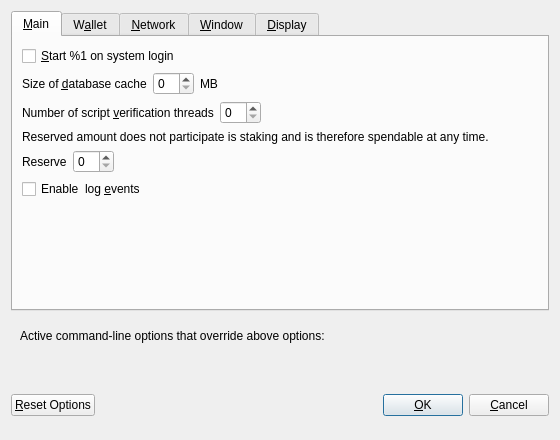
<?xml version="1.0" encoding="UTF-8"?>
<ui version="4.0">
 <class>OptionsDialog</class>
 <widget class="QDialog" name="OptionsDialog">
  <property name="geometry">
   <rect>
    <x>0</x>
    <y>0</y>
    <width>560</width>
    <height>440</height>
   </rect>
  </property>
  <property name="windowTitle">
   <string>Options</string>
  </property>
  <property name="modal">
   <bool>true</bool>
  </property>
  <layout class="QVBoxLayout" name="verticalLayout">
   <item>
    <widget class="QTabWidget" name="tabWidget">
     <property name="currentIndex">
      <number>0</number>
     </property>
     <widget class="QWidget" name="tabMain">
      <attribute name="title">
       <string>&amp;Main</string>
      </attribute>
      <layout class="QVBoxLayout" name="verticalLayout_Main">
       <item>
        <widget class="QCheckBox" name="bitcoinAtStartup">
         <property name="toolTip">
          <string>Automatically start %1 after logging in to the system.</string>
         </property>
         <property name="text">
          <string>&amp;Start %1 on system login</string>
         </property>
        </widget>
       </item>
       <item>
        <layout class="QHBoxLayout" name="horizontalLayout_2_Main">
         <item>
          <widget class="QLabel" name="databaseCacheLabel">
           <property name="text">
            <string>Size of &amp;database cache</string>
           </property>
           <property name="textFormat">
            <enum>Qt::PlainText</enum>
           </property>
           <property name="buddy">
            <cstring>databaseCache</cstring>
           </property>
          </widget>
         </item>
         <item>
          <widget class="QSpinBox" name="databaseCache"/>
         </item>
         <item>
          <widget class="QLabel" name="databaseCacheUnitLabel">
           <property name="text">
            <string>MB</string>
           </property>
           <property name="textFormat">
            <enum>Qt::PlainText</enum>
           </property>
          </widget>
         </item>
         <item>
          <spacer name="horizontalSpacer_2_Main">
           <property name="orientation">
            <enum>Qt::Horizontal</enum>
           </property>
           <property name="sizeHint" stdset="0">
            <size>
             <width>40</width>
             <height>20</height>
            </size>
           </property>
          </spacer>
         </item>
        </layout>
       </item>
       <item>
        <layout class="QHBoxLayout" name="horizontalLayout_3_Main">
         <item>
          <widget class="QLabel" name="threadsScriptVerifLabel">
           <property name="text">
            <string>Number of script &amp;verification threads</string>
           </property>
           <property name="textFormat">
            <enum>Qt::PlainText</enum>
           </property>
           <property name="buddy">
            <cstring>threadsScriptVerif</cstring>
           </property>
          </widget>
         </item>
         <item>
          <widget class="QSpinBox" name="threadsScriptVerif">
           <property name="toolTip">
            <string>(0 = auto, &lt;0 = leave that many cores free)</string>
           </property>
          </widget>
         </item>
         <item>
          <spacer name="horizontalSpacer_3_Main">
           <property name="orientation">
            <enum>Qt::Horizontal</enum>
           </property>
           <property name="sizeHint" stdset="0">
            <size>
             <width>40</width>
             <height>20</height>
            </size>
           </property>
          </spacer>
         </item>
        </layout>
       </item>
       <item>
        <widget class="QLabel" name="databaseCacheUnitLabel">
         <property name="text">
          <string>Reserved amount does not participate is staking and is therefore spendable at any time.</string>
         </property>
        </widget>
       </item>
       <item>
        <layout class="QHBoxLayout" name="horizontalLayoutReserveBalance">
         <item>
          <widget class="QLabel" name="reserveBalanceLabel">
           <property name="text">
            <string>Reserve</string>
           </property>
           <property name="textFormat">
            <enum>Qt::PlainText</enum>
           </property>
           <property name="buddy">
            <cstring>reserveBalance</cstring>
           </property>
          </widget>
         </item>
         <item>
          <widget class="BitcoinAmountField" name="reserveBalance"/>
         </item>
         <item>
          <spacer name="horizontalSpacerReserveBalance">
           <property name="orientation">
            <enum>Qt::Horizontal</enum>
           </property>
           <property name="sizeHint" stdset="0">
            <size>
             <width>40</width>
             <height>20</height>
            </size>
           </property>
          </spacer>
         </item>
        </layout>
       </item>
       <item>
        <widget class="QCheckBox" name="logEvents">
         <property name="text">
          <string>Enable  log &amp;events</string>
         </property>
        </widget>
       </item>
       <item>
        <spacer name="verticalSpacer_Main">
         <property name="orientation">
          <enum>Qt::Vertical</enum>
         </property>
         <property name="sizeHint" stdset="0">
          <size>
           <width>20</width>
           <height>40</height>
          </size>
         </property>
        </spacer>
       </item>
      </layout>
     </widget>
     <widget class="QWidget" name="tabWallet">
      <attribute name="title">
       <string>W&amp;allet</string>
      </attribute>
      <layout class="QVBoxLayout" name="verticalLayout_Wallet">
       <item>
        <widget class="QGroupBox" name="groupBox">
         <property name="title">
          <string>Expert</string>
         </property>
         <layout class="QVBoxLayout" name="verticalLayout_2">
          <item>
           <widget class="QCheckBox" name="coinControlFeatures">
            <property name="toolTip">
             <string>Whether to show coin control features or not.</string>
            </property>
            <property name="text">
             <string>Enable coin &amp;control features</string>
            </property>
           </widget>
          </item>
          <item>
           <widget class="QCheckBox" name="spendZeroConfChange">
            <property name="toolTip">
             <string>If you disable the spending of unconfirmed change, the change from a transaction cannot be used until that transaction has at least one confirmation. This also affects how your balance is computed.</string>
            </property>
            <property name="text">
             <string>&amp;Spend unconfirmed change</string>
            </property>
           </widget>
          </item>
          <item>
           <widget class="QCheckBox" name="zeroBalanceAddressToken">
            <property name="text">
             <string>Enable &amp;zero balance for receiver token address</string>
            </property>
           </widget>
          </item>
          <item>
           <widget class="QCheckBox" name="notUseChangeAddress">
            <property name="text">
             <string>Don't use change &amp;address</string>
            </property>
           </widget>
          </item>
         </layout>
        </widget>
       </item>
       <item>
        <spacer name="verticalSpacer_Wallet">
         <property name="orientation">
          <enum>Qt::Vertical</enum>
         </property>
         <property name="sizeHint" stdset="0">
          <size>
           <width>20</width>
           <height>40</height>
          </size>
         </property>
        </spacer>
       </item>
      </layout>
     </widget>
     <widget class="QWidget" name="tabNetwork">
      <attribute name="title">
       <string>&amp;Network</string>
      </attribute>
      <layout class="QVBoxLayout" name="verticalLayout_Network">
       <item>
        <widget class="QCheckBox" name="mapPortUpnp">
         <property name="toolTip">
          <string>Automatically open the VIPSTARCOIN client port on the router. This only works when your router supports UPnP and it is enabled.</string>
         </property>
         <property name="text">
          <string>Map port using &amp;UPnP</string>
         </property>
        </widget>
       </item>
       <item>
        <widget class="QCheckBox" name="allowIncoming">
         <property name="toolTip">
          <string>Accept connections from outside</string>
         </property>
         <property name="text">
          <string>Allow incoming connections</string>
         </property>
        </widget>
       </item>
       <item>
        <widget class="QCheckBox" name="connectSocks">
         <property name="toolTip">
          <string>Connect to the VIPSTARCOIN network through a SOCKS5 proxy.</string>
         </property>
         <property name="text">
          <string>&amp;Connect through SOCKS5 proxy (default proxy):</string>
         </property>
        </widget>
       </item>
       <item>
        <layout class="QHBoxLayout" name="horizontalLayout_1_Network">
         <item>
          <widget class="QLabel" name="proxyIpLabel">
           <property name="text">
            <string>Proxy &amp;IP:</string>
           </property>
           <property name="textFormat">
            <enum>Qt::PlainText</enum>
           </property>
           <property name="buddy">
            <cstring>proxyIp</cstring>
           </property>
          </widget>
         </item>
         <item>
          <widget class="QValidatedLineEdit" name="proxyIp">
           <property name="minimumSize">
            <size>
             <width>140</width>
             <height>0</height>
            </size>
           </property>
           <property name="maximumSize">
            <size>
             <width>140</width>
             <height>16777215</height>
            </size>
           </property>
           <property name="toolTip">
            <string>IP address of the proxy (e.g. IPv4: 127.0.0.1 / IPv6: ::1)</string>
           </property>
          </widget>
         </item>
         <item>
          <widget class="QLabel" name="proxyPortLabel">
           <property name="text">
            <string>&amp;Port:</string>
           </property>
           <property name="textFormat">
            <enum>Qt::PlainText</enum>
           </property>
           <property name="buddy">
            <cstring>proxyPort</cstring>
           </property>
          </widget>
         </item>
         <item>
          <widget class="QLineEdit" name="proxyPort">
           <property name="minimumSize">
            <size>
             <width>55</width>
             <height>0</height>
            </size>
           </property>
           <property name="maximumSize">
            <size>
             <width>55</width>
             <height>16777215</height>
            </size>
           </property>
           <property name="toolTip">
            <string>Port of the proxy (e.g. 9050)</string>
           </property>
          </widget>
         </item>
         <item>
          <spacer name="horizontalSpacer_1_Network">
           <property name="orientation">
            <enum>Qt::Horizontal</enum>
           </property>
           <property name="sizeHint" stdset="0">
            <size>
             <width>40</width>
             <height>20</height>
            </size>
           </property>
          </spacer>
         </item>
        </layout>
       </item>
       <item>
        <layout class="QHBoxLayout" name="horizontalLayout_2_Network">
         <item>
          <widget class="QLabel" name="proxyActiveNets">
           <property name="text">
            <string>Used for reaching peers via:</string>
           </property>
           <property name="textFormat">
            <enum>Qt::PlainText</enum>
           </property>
          </widget>
         </item>
         <item>
          <widget class="QCheckBox" name="proxyReachIPv4">
           <property name="enabled">
            <bool>false</bool>
           </property>
           <property name="toolTip">
            <string>Shows, if the supplied default SOCKS5 proxy is used to reach peers via this network type.</string>
           </property>
           <property name="text">
            <string/>
           </property>
          </widget>
         </item>
         <item>
          <widget class="QLabel" name="proxyReachIPv4Label">
           <property name="text">
            <string>IPv4</string>
           </property>
           <property name="textFormat">
            <enum>Qt::PlainText</enum>
           </property>
          </widget>
         </item>
         <item>
          <widget class="QCheckBox" name="proxyReachIPv6">
           <property name="enabled">
            <bool>false</bool>
           </property>
           <property name="toolTip">
            <string>Shows, if the supplied default SOCKS5 proxy is used to reach peers via this network type.</string>
           </property>
           <property name="text">
            <string/>
           </property>
          </widget>
         </item>
         <item>
          <widget class="QLabel" name="proxyReachIPv6Label">
           <property name="text">
            <string>IPv6</string>
           </property>
           <property name="textFormat">
            <enum>Qt::PlainText</enum>
           </property>
          </widget>
         </item>
         <item>
          <widget class="QCheckBox" name="proxyReachTor">
           <property name="enabled">
            <bool>false</bool>
           </property>
           <property name="toolTip">
            <string>Shows, if the supplied default SOCKS5 proxy is used to reach peers via this network type.</string>
           </property>
           <property name="text">
            <string/>
           </property>
          </widget>
         </item>
         <item>
          <widget class="QLabel" name="proxyReachTorLabel">
           <property name="text">
            <string>Tor</string>
           </property>
           <property name="textFormat">
            <enum>Qt::PlainText</enum>
           </property>
          </widget>
         </item>
         <item>
          <spacer name="horizontalSpacer_2_Network">
           <property name="orientation">
            <enum>Qt::Horizontal</enum>
           </property>
           <property name="sizeHint" stdset="0">
            <size>
             <width>40</width>
             <height>20</height>
            </size>
           </property>
          </spacer>
         </item>
        </layout>
       </item>
       <item>
        <widget class="QCheckBox" name="connectSocksTor">
         <property name="toolTip">
          <string>Connect to the VIPSTARCOIN network through a separate SOCKS5 proxy for Tor hidden services.</string>
         </property>
         <property name="text">
          <string>Use separate SOCKS5 proxy to reach peers via Tor hidden services:</string>
         </property>
        </widget>
       </item>
       <item>
        <layout class="QHBoxLayout" name="horizontalLayout_3_Network">
         <item>
          <widget class="QLabel" name="proxyIpTorLabel">
           <property name="text">
            <string>Proxy &amp;IP:</string>
           </property>
           <property name="textFormat">
            <enum>Qt::PlainText</enum>
           </property>
           <property name="buddy">
            <cstring>proxyIpTor</cstring>
           </property>
          </widget>
         </item>
         <item>
          <widget class="QValidatedLineEdit" name="proxyIpTor">
           <property name="minimumSize">
            <size>
             <width>140</width>
             <height>0</height>
            </size>
           </property>
           <property name="maximumSize">
            <size>
             <width>140</width>
             <height>16777215</height>
            </size>
           </property>
           <property name="toolTip">
            <string>IP address of the proxy (e.g. IPv4: 127.0.0.1 / IPv6: ::1)</string>
           </property>
          </widget>
         </item>
         <item>
          <widget class="QLabel" name="proxyPortTorLabel">
           <property name="text">
            <string>&amp;Port:</string>
           </property>
           <property name="textFormat">
            <enum>Qt::PlainText</enum>
           </property>
           <property name="buddy">
            <cstring>proxyPortTor</cstring>
           </property>
          </widget>
         </item>
         <item>
          <widget class="QLineEdit" name="proxyPortTor">
           <property name="minimumSize">
            <size>
             <width>55</width>
             <height>0</height>
            </size>
           </property>
           <property name="maximumSize">
            <size>
             <width>55</width>
             <height>16777215</height>
            </size>
           </property>
           <property name="toolTip">
            <string>Port of the proxy (e.g. 9050)</string>
           </property>
          </widget>
         </item>
         <item>
          <spacer name="horizontalSpacer_4_Network">
           <property name="orientation">
            <enum>Qt::Horizontal</enum>
           </property>
           <property name="sizeHint" stdset="0">
            <size>
             <width>40</width>
             <height>20</height>
            </size>
           </property>
          </spacer>
         </item>
        </layout>
       </item>
       <item>
        <spacer name="verticalSpacer_Network">
         <property name="orientation">
          <enum>Qt::Vertical</enum>
         </property>
         <property name="sizeHint" stdset="0">
          <size>
           <width>20</width>
           <height>40</height>
          </size>
         </property>
        </spacer>
       </item>
      </layout>
     </widget>
     <widget class="QWidget" name="tabWindow">
      <attribute name="title">
       <string>&amp;Window</string>
      </attribute>
      <layout class="QVBoxLayout" name="verticalLayout_Window">
       <item>
        <widget class="QCheckBox" name="hideTrayIcon">
         <property name="toolTip">
          <string>&amp;Hide the icon from the system tray.</string>
         </property>
         <property name="text">
          <string>Hide tray icon</string>
         </property>
        </widget>
       </item>
       <item>
        <widget class="QCheckBox" name="minimizeToTray">
         <property name="toolTip">
          <string>Show only a tray icon after minimizing the window.</string>
         </property>
         <property name="text">
          <string>&amp;Minimize to the tray instead of the taskbar</string>
         </property>
        </widget>
       </item>
       <item>
        <widget class="QCheckBox" name="minimizeOnClose">
         <property name="toolTip">
          <string>Minimize instead of exit the application when the window is closed. When this option is enabled, the application will be closed only after selecting Exit in the menu.</string>
         </property>
         <property name="text">
          <string>M&amp;inimize on close</string>
         </property>
        </widget>
       </item>
       <item>
        <spacer name="verticalSpacer_Window">
         <property name="orientation">
          <enum>Qt::Vertical</enum>
         </property>
         <property name="sizeHint" stdset="0">
          <size>
           <width>20</width>
           <height>40</height>
          </size>
         </property>
        </spacer>
       </item>
      </layout>
     </widget>
     <widget class="QWidget" name="tabDisplay">
      <attribute name="title">
       <string>&amp;Display</string>
      </attribute>
      <layout class="QVBoxLayout" name="verticalLayout_Display">
       <item>
        <layout class="QHBoxLayout" name="horizontalLayout_1_Display">
         <item>
          <widget class="QLabel" name="langLabel">
           <property name="text">
            <string>User Interface &amp;language:</string>
           </property>
           <property name="textFormat">
            <enum>Qt::PlainText</enum>
           </property>
           <property name="buddy">
            <cstring>lang</cstring>
           </property>
          </widget>
         </item>
         <item>
          <widget class="QValueComboBox" name="lang">
           <property name="toolTip">
            <string>The user interface language can be set here. This setting will take effect after restarting %1.</string>
           </property>
          </widget>
         </item>
        </layout>
       </item>
       <item>
        <layout class="QHBoxLayout" name="horizontalLayout_2_Display">
         <item>
          <widget class="QLabel" name="unitLabel">
           <property name="text">
            <string>&amp;Unit to show amounts in:</string>
           </property>
           <property name="textFormat">
            <enum>Qt::PlainText</enum>
           </property>
           <property name="buddy">
            <cstring>unit</cstring>
           </property>
          </widget>
         </item>
         <item>
          <widget class="QValueComboBox" name="unit">
           <property name="toolTip">
            <string>Choose the default subdivision unit to show in the interface and when sending coins.</string>
           </property>
          </widget>
         </item>
        </layout>
       </item>
       <item>
        <layout class="QHBoxLayout" name="horizontalLayout_3_Display">
         <item>
          <widget class="QLabel" name="thirdPartyTxUrlsLabel">
           <property name="toolTip">
            <string>Third party URLs (e.g. a block explorer) that appear in the transactions tab as context menu items. %s in the URL is replaced by transaction hash. Multiple URLs are separated by vertical bar |.</string>
           </property>
           <property name="text">
            <string>Third party transaction URLs</string>
           </property>
           <property name="buddy">
            <cstring>thirdPartyTxUrls</cstring>
           </property>
          </widget>
         </item>
         <item>
          <widget class="QLineEdit" name="thirdPartyTxUrls">
           <property name="toolTip">
            <string>Third party URLs (e.g. a block explorer) that appear in the transactions tab as context menu items. %s in the URL is replaced by transaction hash. Multiple URLs are separated by vertical bar |.</string>
           </property>
          </widget>
         </item>
        </layout>
       </item>
       <item>
        <spacer name="verticalSpacer_Display">
         <property name="orientation">
          <enum>Qt::Vertical</enum>
         </property>
         <property name="sizeHint" stdset="0">
          <size>
           <width>20</width>
           <height>40</height>
          </size>
         </property>
        </spacer>
       </item>
      </layout>
     </widget>
    </widget>
   </item>
   <item>
    <widget class="QFrame" name="frame">
     <layout class="QVBoxLayout" name="verticalLayout_Bottom">
      <item>
       <layout class="QHBoxLayout" name="horizontalLayout_Bottom">
        <item>
         <widget class="QLabel" name="overriddenByCommandLineInfoLabel">
          <property name="text">
           <string>Active command-line options that override above options:</string>
          </property>
          <property name="textFormat">
           <enum>Qt::PlainText</enum>
          </property>
         </widget>
        </item>
        <item>
         <spacer name="horizontalSpacer_Bottom">
          <property name="orientation">
           <enum>Qt::Horizontal</enum>
          </property>
          <property name="sizeHint" stdset="0">
           <size>
            <width>40</width>
            <height>20</height>
           </size>
          </property>
         </spacer>
        </item>
       </layout>
      </item>
      <item>
       <widget class="QLabel" name="overriddenByCommandLineLabel">
        <property name="text">
         <string/>
        </property>
        <property name="textFormat">
         <enum>Qt::PlainText</enum>
        </property>
        <property name="wordWrap">
         <bool>true</bool>
        </property>
       </widget>
      </item>
     </layout>
    </widget>
   </item>
   <item>
    <layout class="QHBoxLayout" name="horizontalLayout_Buttons">
     <item>
      <widget class="QPushButton" name="resetButton">
       <property name="toolTip">
        <string>Reset all client options to default.</string>
       </property>
       <property name="text">
        <string>&amp;Reset Options</string>
       </property>
       <property name="autoDefault">
        <bool>false</bool>
       </property>
      </widget>
     </item>
     <item>
      <spacer name="horizontalSpacer_1">
       <property name="orientation">
        <enum>Qt::Horizontal</enum>
       </property>
       <property name="sizeHint" stdset="0">
        <size>
         <width>40</width>
         <height>48</height>
        </size>
       </property>
      </spacer>
     </item>
     <item>
      <widget class="QLabel" name="statusLabel">
       <property name="minimumSize">
        <size>
         <width>200</width>
         <height>0</height>
        </size>
       </property>
       <property name="font">
        <font>
         <weight>75</weight>
         <bold>true</bold>
        </font>
       </property>
       <property name="text">
        <string/>
       </property>
       <property name="textFormat">
        <enum>Qt::PlainText</enum>
       </property>
       <property name="wordWrap">
        <bool>true</bool>
       </property>
      </widget>
     </item>
     <item>
      <spacer name="horizontalSpacer_2">
       <property name="orientation">
        <enum>Qt::Horizontal</enum>
       </property>
       <property name="sizeHint" stdset="0">
        <size>
         <width>40</width>
         <height>48</height>
        </size>
       </property>
      </spacer>
     </item>
     <item>
      <widget class="QPushButton" name="okButton">
       <property name="text">
        <string>&amp;OK</string>
       </property>
       <property name="autoDefault">
        <bool>false</bool>
       </property>
       <property name="default">
        <bool>true</bool>
       </property>
      </widget>
     </item>
     <item>
      <widget class="QPushButton" name="cancelButton">
       <property name="text">
        <string>&amp;Cancel</string>
       </property>
       <property name="autoDefault">
        <bool>false</bool>
       </property>
      </widget>
     </item>
    </layout>
   </item>
  </layout>
 </widget>
 <customwidgets>
  <customwidget>
   <class>BitcoinAmountField</class>
   <extends>QSpinBox</extends>
   <header>bitcoinamountfield.h</header>
  </customwidget>
  <customwidget>
   <class>QValidatedLineEdit</class>
   <extends>QLineEdit</extends>
   <header>qvalidatedlineedit.h</header>
  </customwidget>
  <customwidget>
   <class>QValueComboBox</class>
   <extends>QComboBox</extends>
   <header>qvaluecombobox.h</header>
  </customwidget>
 </customwidgets>
 <resources/>
 <connections/>
</ui>
